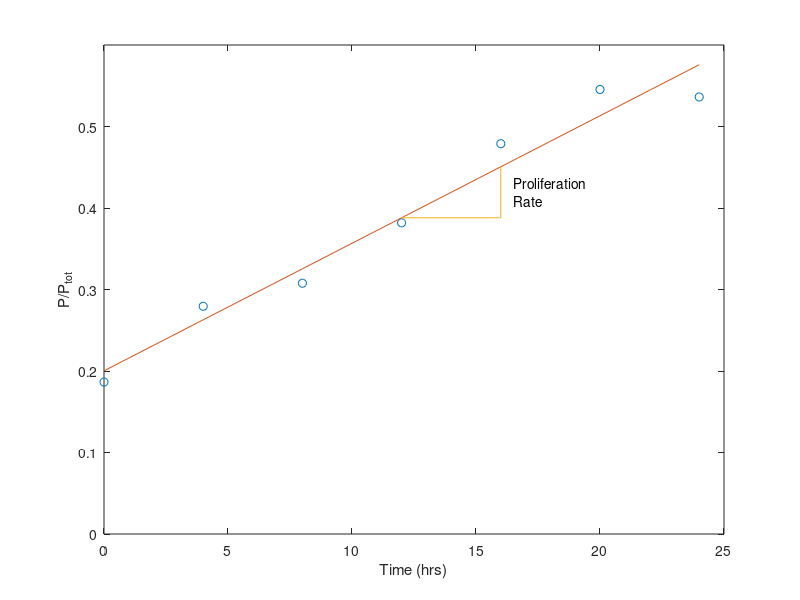
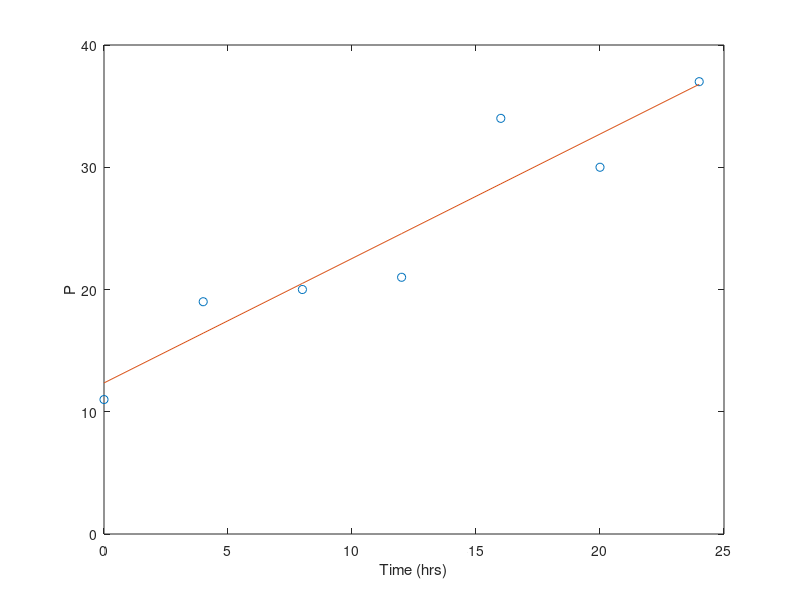

The MATLAB source for these figures, in order:
%%% Calculates dP/dt / P_tot for Q2 of HW4

t = [0 4 8 12 16 20 24];
P = [11 19 20 21 34 30 37];      % Labeled cells
P_tot = [59 68 65 55 71 55 69];  % Total cells

LI = P./P_tot; % labeling index

%% Start doing the least squares line

coeff = polyfit(t,LI,1);

% Because we're doing a straight line, we don't need it fine-grained

LI_fitted = coeff(1)*t + coeff(2);




%% Plot it!

close all
figure
hold on
box on

plot(t,LI,'o')
plot(t,LI_fitted)
xlabel('Time (hrs)')
ylabel('P/P_{tot}')
axis([0 25 0 .6])
line([12 16],[LI_fitted(4) LI_fitted(4)])
line([16 16],[LI_fitted(4) LI_fitted(5)])
text(16.5,0.42,{'Proliferation';'Rate'})


hold off



%% And now plot the total number of proliferating cells

coeff2 = polyfit(t,P,1);
P_fitted = coeff2(1)*t + coeff2(2);

figure
hold on
box on

plot(t,P,'o')
plot(t,P_fitted)

axis([0 25 0 40])
xlabel('Time (hrs)')
ylabel('P')

hold off